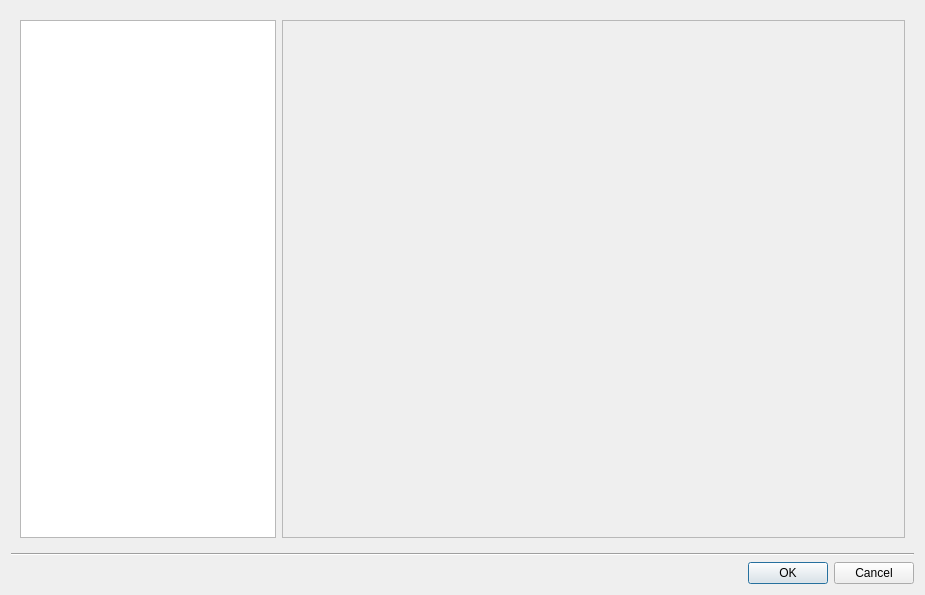
<?xml version="1.0" encoding="UTF-8"?>
<ui version="4.0">
 <class>Settings</class>
 <widget class="QDialog" name="Settings">
  <property name="geometry">
   <rect>
    <x>0</x>
    <y>0</y>
    <width>925</width>
    <height>595</height>
   </rect>
  </property>
  <property name="windowTitle">
   <string>86Box Settings</string>
  </property>
  <layout class="QVBoxLayout" name="verticalLayout">
   <item>
    <widget class="QWidget" name="widget" native="true">
     <layout class="QHBoxLayout" name="horizontalLayout" stretch="0,0">
      <item>
       <widget class="QListView" name="listView">
        <property name="sizePolicy">
         <sizepolicy hsizetype="Minimum" vsizetype="Expanding">
          <horstretch>0</horstretch>
          <verstretch>0</verstretch>
         </sizepolicy>
        </property>
       </widget>
      </item>
      <item>
       <widget class="QScrollArea" name="scrollArea">
        <property name="widgetResizable">
         <bool>true</bool>
        </property>
        <property name="alignment">
         <set>Qt::AlignCenter</set>
        </property>
        <widget class="QStackedWidget" name="stackedWidget">
         <property name="geometry">
          <rect>
           <x>0</x>
           <y>0</y>
           <width>625</width>
           <height>517</height>
          </rect>
         </property>
         <property name="autoFillBackground">
          <bool>false</bool>
         </property>
        </widget>
       </widget>
      </item>
     </layout>
    </widget>
   </item>
   <item>
    <widget class="Line" name="line">
     <property name="orientation">
      <enum>Qt::Horizontal</enum>
     </property>
    </widget>
   </item>
   <item>
    <widget class="QDialogButtonBox" name="buttonBox">
     <property name="orientation">
      <enum>Qt::Horizontal</enum>
     </property>
     <property name="standardButtons">
      <set>QDialogButtonBox::Cancel|QDialogButtonBox::Ok</set>
     </property>
    </widget>
   </item>
  </layout>
 </widget>
 <resources/>
 <connections>
  <connection>
   <sender>buttonBox</sender>
   <signal>accepted()</signal>
   <receiver>Settings</receiver>
   <slot>accept()</slot>
   <hints>
    <hint type="sourcelabel">
     <x>248</x>
     <y>254</y>
    </hint>
    <hint type="destinationlabel">
     <x>157</x>
     <y>274</y>
    </hint>
   </hints>
  </connection>
  <connection>
   <sender>buttonBox</sender>
   <signal>rejected()</signal>
   <receiver>Settings</receiver>
   <slot>reject()</slot>
   <hints>
    <hint type="sourcelabel">
     <x>316</x>
     <y>260</y>
    </hint>
    <hint type="destinationlabel">
     <x>286</x>
     <y>274</y>
    </hint>
   </hints>
  </connection>
 </connections>
</ui>
